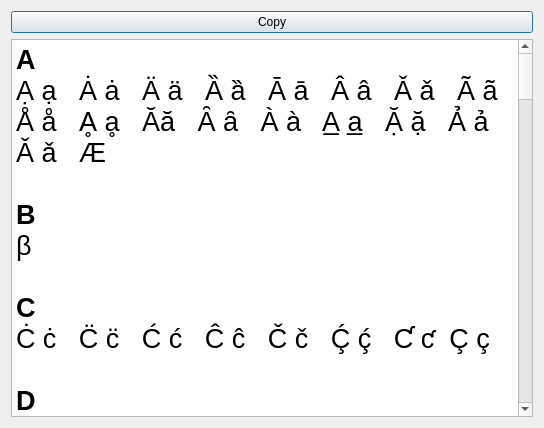
<?xml version="1.0" encoding="UTF-8"?>
<ui version="4.0">
 <class>DiacriticsView</class>
 <widget class="QDialog" name="DiacriticsView">
  <property name="geometry">
   <rect>
    <x>0</x>
    <y>0</y>
    <width>544</width>
    <height>428</height>
   </rect>
  </property>
  <property name="windowTitle">
   <string>Dialog</string>
  </property>
  <layout class="QVBoxLayout" name="verticalLayout">
   <item>
    <widget class="QPushButton" name="copyButton">
     <property name="text">
      <string>Copy</string>
     </property>
    </widget>
   </item>
   <item>
    <widget class="QTextEdit" name="textEdit">
     <property name="font">
      <font>
       <pointsize>20</pointsize>
      </font>
     </property>
     <property name="html">
      <string>&lt;!DOCTYPE HTML PUBLIC &quot;-//W3C//DTD HTML 4.0//EN&quot; &quot;http://www.w3.org/TR/REC-html40/strict.dtd&quot;&gt;
&lt;html&gt;&lt;head&gt;&lt;meta name=&quot;qrichtext&quot; content=&quot;1&quot; /&gt;&lt;style type=&quot;text/css&quot;&gt;
p, li { white-space: pre-wrap; }
&lt;/style&gt;&lt;/head&gt;&lt;body style=&quot; font-family:'Ubuntu'; font-size:20pt; font-weight:400; font-style:normal;&quot;&gt;
&lt;p style=&quot; margin-top:0px; margin-bottom:0px; margin-left:0px; margin-right:0px; -qt-block-indent:0; text-indent:0px;&quot;&gt;&lt;span style=&quot; font-family:'Ubuntu'; font-weight:600;&quot;&gt;A&lt;/span&gt;&lt;/p&gt;
&lt;p style=&quot; margin-top:0px; margin-bottom:0px; margin-left:0px; margin-right:0px; -qt-block-indent:0; text-indent:0px;&quot;&gt;&lt;span style=&quot; font-family:'Ubuntu';&quot;&gt;Ạ ạ   Ȧ ȧ   Ä ä   Ȁ ȁ   Ā ā   Â â   Ǎ ǎ   Ã ã    &lt;/span&gt;&lt;/p&gt;
&lt;p style=&quot; margin-top:0px; margin-bottom:0px; margin-left:0px; margin-right:0px; -qt-block-indent:0; text-indent:0px;&quot;&gt;&lt;span style=&quot; font-family:'Ubuntu';&quot;&gt;Å å   Ḁ ḁ   Ăă   Ȃ ȃ   À à   A̲ a̲   Ặ ặ   Ả ả   &lt;/span&gt;&lt;/p&gt;
&lt;p style=&quot; margin-top:0px; margin-bottom:0px; margin-left:0px; margin-right:0px; -qt-block-indent:0; text-indent:0px;&quot;&gt;&lt;span style=&quot; font-family:'Ubuntu';&quot;&gt;Ǎ ǎ   Æ&lt;/span&gt;&lt;/p&gt;
&lt;p style=&quot;-qt-paragraph-type:empty; margin-top:0px; margin-bottom:0px; margin-left:0px; margin-right:0px; -qt-block-indent:0; text-indent:0px; font-family:'Ubuntu';&quot;&gt;&lt;br /&gt;&lt;/p&gt;
&lt;p style=&quot; margin-top:0px; margin-bottom:0px; margin-left:0px; margin-right:0px; -qt-block-indent:0; text-indent:0px;&quot;&gt;&lt;span style=&quot; font-family:'Ubuntu'; font-weight:600;&quot;&gt;B&lt;/span&gt;&lt;/p&gt;
&lt;p style=&quot; margin-top:0px; margin-bottom:0px; margin-left:0px; margin-right:0px; -qt-block-indent:0; text-indent:0px;&quot;&gt;&lt;span style=&quot; font-family:'Ubuntu';&quot;&gt;β&lt;/span&gt;&lt;/p&gt;
&lt;p style=&quot;-qt-paragraph-type:empty; margin-top:0px; margin-bottom:0px; margin-left:0px; margin-right:0px; -qt-block-indent:0; text-indent:0px; font-family:'Ubuntu';&quot;&gt;&lt;br /&gt;&lt;/p&gt;
&lt;p style=&quot; margin-top:0px; margin-bottom:0px; margin-left:0px; margin-right:0px; -qt-block-indent:0; text-indent:0px;&quot;&gt;&lt;span style=&quot; font-family:'Ubuntu'; font-weight:600;&quot;&gt;C&lt;/span&gt;&lt;/p&gt;
&lt;p style=&quot; margin-top:0px; margin-bottom:0px; margin-left:0px; margin-right:0px; -qt-block-indent:0; text-indent:0px;&quot;&gt;&lt;span style=&quot; font-family:'Ubuntu';&quot;&gt;Ċ ċ   C̈ c̈   Ć ć   Ĉ ĉ   Č č   Ḉ ḉ   Ƈ ƈ  Ç ç&lt;/span&gt;&lt;/p&gt;
&lt;p style=&quot;-qt-paragraph-type:empty; margin-top:0px; margin-bottom:0px; margin-left:0px; margin-right:0px; -qt-block-indent:0; text-indent:0px; font-family:'Ubuntu';&quot;&gt;&lt;br /&gt;&lt;/p&gt;
&lt;p style=&quot; margin-top:0px; margin-bottom:0px; margin-left:0px; margin-right:0px; -qt-block-indent:0; text-indent:0px;&quot;&gt;&lt;span style=&quot; font-family:'Ubuntu'; font-weight:600;&quot;&gt;D&lt;/span&gt;&lt;/p&gt;
&lt;p style=&quot; margin-top:0px; margin-bottom:0px; margin-left:0px; margin-right:0px; -qt-block-indent:0; text-indent:0px;&quot;&gt;&lt;span style=&quot; font-family:'Ubuntu';&quot;&gt;Ḋ ḋ   Ḍ ḍ   Ḏ ḏ   Ď ď   Ḑ ḑ    Ḓ ḓ   Ɗ ɗ   Ð đ&lt;/span&gt;&lt;/p&gt;
&lt;p style=&quot;-qt-paragraph-type:empty; margin-top:0px; margin-bottom:0px; margin-left:0px; margin-right:0px; -qt-block-indent:0; text-indent:0px; font-family:'Ubuntu';&quot;&gt;&lt;br /&gt;&lt;/p&gt;
&lt;p style=&quot; margin-top:0px; margin-bottom:0px; margin-left:0px; margin-right:0px; -qt-block-indent:0; text-indent:0px;&quot;&gt;&lt;span style=&quot; font-family:'Ubuntu'; font-weight:600;&quot;&gt;E&lt;/span&gt;&lt;/p&gt;
&lt;p style=&quot; margin-top:0px; margin-bottom:0px; margin-left:0px; margin-right:0px; -qt-block-indent:0; text-indent:0px;&quot;&gt;&lt;span style=&quot; font-family:'Ubuntu';&quot;&gt;Ė ė   Ë ë   É é   È è   Ê ê   Ě ě   Ẽ ẽ   Ĕ ĕ   &lt;/span&gt;&lt;/p&gt;
&lt;p style=&quot; margin-top:0px; margin-bottom:0px; margin-left:0px; margin-right:0px; -qt-block-indent:0; text-indent:0px;&quot;&gt;&lt;span style=&quot; font-family:'Ubuntu';&quot;&gt;Ế ế   Ē ē   Ẻ ẻ   Ȅ ȅ   Ẹ ẹ   Ệ ệ   Ḙ ḙ   Ḛ ḛ      &lt;/span&gt;&lt;/p&gt;
&lt;p style=&quot; margin-top:0px; margin-bottom:0px; margin-left:0px; margin-right:0px; -qt-block-indent:0; text-indent:0px;&quot;&gt;&lt;span style=&quot; font-family:'Ubuntu';&quot;&gt;E̋ e̋&lt;/span&gt;&lt;/p&gt;
&lt;p style=&quot;-qt-paragraph-type:empty; margin-top:0px; margin-bottom:0px; margin-left:0px; margin-right:0px; -qt-block-indent:0; text-indent:0px; font-family:'Ubuntu';&quot;&gt;&lt;br /&gt;&lt;/p&gt;
&lt;p style=&quot; margin-top:0px; margin-bottom:0px; margin-left:0px; margin-right:0px; -qt-block-indent:0; text-indent:0px;&quot;&gt;&lt;span style=&quot; font-family:'Ubuntu'; font-weight:600;&quot;&gt;F&lt;/span&gt;&lt;/p&gt;
&lt;p style=&quot; margin-top:0px; margin-bottom:0px; margin-left:0px; margin-right:0px; -qt-block-indent:0; text-indent:0px;&quot;&gt;&lt;span style=&quot; font-family:'Ubuntu';&quot;&gt;Ḟ ḟ   Ƒ ƒ&lt;/span&gt;&lt;/p&gt;
&lt;p style=&quot;-qt-paragraph-type:empty; margin-top:0px; margin-bottom:0px; margin-left:0px; margin-right:0px; -qt-block-indent:0; text-indent:0px; font-family:'Ubuntu';&quot;&gt;&lt;br /&gt;&lt;/p&gt;
&lt;p style=&quot; margin-top:0px; margin-bottom:0px; margin-left:0px; margin-right:0px; -qt-block-indent:0; text-indent:0px;&quot;&gt;&lt;span style=&quot; font-family:'Ubuntu'; font-weight:600;&quot;&gt;G&lt;/span&gt;&lt;/p&gt;
&lt;p style=&quot; margin-top:0px; margin-bottom:0px; margin-left:0px; margin-right:0px; -qt-block-indent:0; text-indent:0px;&quot;&gt;&lt;span style=&quot; font-family:'Ubuntu';&quot;&gt;Ġ ġ   Ḡ ḡ   Ǵ ǵ   Ĝ ĝ   Ǧ ǧ   Ğ ğ   Ǥ ǥ   Ģ ģ   Ɠ ɠ&lt;/span&gt;&lt;/p&gt;
&lt;p style=&quot;-qt-paragraph-type:empty; margin-top:0px; margin-bottom:0px; margin-left:0px; margin-right:0px; -qt-block-indent:0; text-indent:0px; font-family:'Ubuntu';&quot;&gt;&lt;br /&gt;&lt;/p&gt;
&lt;p style=&quot; margin-top:0px; margin-bottom:0px; margin-left:0px; margin-right:0px; -qt-block-indent:0; text-indent:0px;&quot;&gt;&lt;span style=&quot; font-family:'Ubuntu'; font-weight:600;&quot;&gt;H&lt;/span&gt;&lt;/p&gt;
&lt;p style=&quot; margin-top:0px; margin-bottom:0px; margin-left:0px; margin-right:0px; -qt-block-indent:0; text-indent:0px;&quot;&gt;&lt;span style=&quot; font-family:'Ubuntu';&quot;&gt;Ḣ ḣ   Ḧ ḧ   Ĥ ĥ   Ȟ ȟ   Ħ ħ   Ḩ ḩ    Ⱨ ⱨ   ẖ ẖ   &lt;/span&gt;&lt;/p&gt;
&lt;p style=&quot; margin-top:0px; margin-bottom:0px; margin-left:0px; margin-right:0px; -qt-block-indent:0; text-indent:0px;&quot;&gt;&lt;span style=&quot; font-family:'Ubuntu';&quot;&gt;Ḥ ḥ   Ḫ ḫ&lt;/span&gt;&lt;/p&gt;
&lt;p style=&quot;-qt-paragraph-type:empty; margin-top:0px; margin-bottom:0px; margin-left:0px; margin-right:0px; -qt-block-indent:0; text-indent:0px; font-family:'Ubuntu';&quot;&gt;&lt;br /&gt;&lt;/p&gt;
&lt;p style=&quot; margin-top:0px; margin-bottom:0px; margin-left:0px; margin-right:0px; -qt-block-indent:0; text-indent:0px;&quot;&gt;&lt;span style=&quot; font-family:'Ubuntu'; font-weight:600;&quot;&gt;I&lt;/span&gt;&lt;/p&gt;
&lt;p style=&quot; margin-top:0px; margin-bottom:0px; margin-left:0px; margin-right:0px; -qt-block-indent:0; text-indent:0px;&quot;&gt;&lt;span style=&quot; font-family:'Ubuntu';&quot;&gt;Í í   Ì ì    i̇́      i̇̀     i̇̃   Ï ï   Î î   Ĩ ĩ   &lt;/span&gt;&lt;/p&gt;
&lt;p style=&quot; margin-top:0px; margin-bottom:0px; margin-left:0px; margin-right:0px; -qt-block-indent:0; text-indent:0px;&quot;&gt;&lt;span style=&quot; font-family:'Ubuntu';&quot;&gt;Ĭ ĭ   Ǐ ǐ   Ī ī   Ỉ ỉ   Ȉ ȉ   I̋ i̋   Ȋ ȋ   Ị ị   &lt;/span&gt;&lt;/p&gt;
&lt;p style=&quot; margin-top:0px; margin-bottom:0px; margin-left:0px; margin-right:0px; -qt-block-indent:0; text-indent:0px;&quot;&gt;&lt;span style=&quot; font-family:'Ubuntu';&quot;&gt;ᶖ   İ i&lt;/span&gt;&lt;/p&gt;
&lt;p style=&quot;-qt-paragraph-type:empty; margin-top:0px; margin-bottom:0px; margin-left:0px; margin-right:0px; -qt-block-indent:0; text-indent:0px; font-family:'Ubuntu';&quot;&gt;&lt;br /&gt;&lt;/p&gt;
&lt;p style=&quot; margin-top:0px; margin-bottom:0px; margin-left:0px; margin-right:0px; -qt-block-indent:0; text-indent:0px;&quot;&gt;&lt;span style=&quot; font-family:'Ubuntu'; font-weight:600;&quot;&gt;J&lt;/span&gt;&lt;/p&gt;
&lt;p style=&quot; margin-top:0px; margin-bottom:0px; margin-left:0px; margin-right:0px; -qt-block-indent:0; text-indent:0px;&quot;&gt;&lt;span style=&quot; font-family:'Ubuntu';&quot;&gt;Ĵ ĵ    ǰ    Ɉ ɉ    J̃ j̇̃&lt;/span&gt;&lt;/p&gt;
&lt;p style=&quot;-qt-paragraph-type:empty; margin-top:0px; margin-bottom:0px; margin-left:0px; margin-right:0px; -qt-block-indent:0; text-indent:0px; font-family:'Ubuntu';&quot;&gt;&lt;br /&gt;&lt;/p&gt;
&lt;p style=&quot; margin-top:0px; margin-bottom:0px; margin-left:0px; margin-right:0px; -qt-block-indent:0; text-indent:0px;&quot;&gt;&lt;span style=&quot; font-family:'Ubuntu'; font-weight:600;&quot;&gt;K&lt;/span&gt;&lt;/p&gt;
&lt;p style=&quot; margin-top:0px; margin-bottom:0px; margin-left:0px; margin-right:0px; -qt-block-indent:0; text-indent:0px;&quot;&gt;&lt;span style=&quot; font-family:'Ubuntu';&quot;&gt;Ḱ ḱ   Ǩ ǩ   Ḳ ḳ   Ƙ ƙ   Ḵ ḵ   Ķ ķ   ᶄ   Ⱪ ⱪ&lt;/span&gt;&lt;/p&gt;
&lt;p style=&quot;-qt-paragraph-type:empty; margin-top:0px; margin-bottom:0px; margin-left:0px; margin-right:0px; -qt-block-indent:0; text-indent:0px; font-family:'Ubuntu';&quot;&gt;&lt;br /&gt;&lt;/p&gt;
&lt;p style=&quot; margin-top:0px; margin-bottom:0px; margin-left:0px; margin-right:0px; -qt-block-indent:0; text-indent:0px;&quot;&gt;&lt;span style=&quot; font-family:'Ubuntu'; font-weight:600;&quot;&gt;L&lt;/span&gt;&lt;/p&gt;
&lt;p style=&quot; margin-top:0px; margin-bottom:0px; margin-left:0px; margin-right:0px; -qt-block-indent:0; text-indent:0px;&quot;&gt;&lt;span style=&quot; font-family:'Ubuntu';&quot;&gt;Ĺ ĺ   Ľ ľ   Ļ ļ   Ḷ ḷ   Ḹ ḹ   L̃ l̃   Ḽ ḽ   Ḻ ḻ &lt;/span&gt;&lt;/p&gt;
&lt;p style=&quot;-qt-paragraph-type:empty; margin-top:0px; margin-bottom:0px; margin-left:0px; margin-right:0px; -qt-block-indent:0; text-indent:0px; font-family:'Ubuntu';&quot;&gt;&lt;br /&gt;&lt;/p&gt;
&lt;p style=&quot; margin-top:0px; margin-bottom:0px; margin-left:0px; margin-right:0px; -qt-block-indent:0; text-indent:0px;&quot;&gt;&lt;span style=&quot; font-family:'Ubuntu'; font-weight:600;&quot;&gt;M&lt;/span&gt;&lt;/p&gt;
&lt;p style=&quot; margin-top:0px; margin-bottom:0px; margin-left:0px; margin-right:0px; -qt-block-indent:0; text-indent:0px;&quot;&gt;&lt;span style=&quot; font-family:'Ubuntu';&quot;&gt;Ṁ ṁ   Ṃ ṃ   Ḿ ḿ   M̋ m̋   M̃ m̃    ᵯ   ᶆ&lt;/span&gt;&lt;/p&gt;
&lt;p style=&quot;-qt-paragraph-type:empty; margin-top:0px; margin-bottom:0px; margin-left:0px; margin-right:0px; -qt-block-indent:0; text-indent:0px; font-family:'Ubuntu';&quot;&gt;&lt;br /&gt;&lt;/p&gt;
&lt;p style=&quot; margin-top:0px; margin-bottom:0px; margin-left:0px; margin-right:0px; -qt-block-indent:0; text-indent:0px;&quot;&gt;&lt;span style=&quot; font-family:'Ubuntu'; font-weight:600;&quot;&gt;N&lt;/span&gt;&lt;/p&gt;
&lt;p style=&quot; margin-top:0px; margin-bottom:0px; margin-left:0px; margin-right:0px; -qt-block-indent:0; text-indent:0px;&quot;&gt;&lt;span style=&quot; font-family:'Ubuntu';&quot;&gt;Ṅṅ   Ṇṇ Ńń   Ǹǹ   Ňň   Ññ   Ņņ    Ṋṋ   Ṉṉ   N̈n̈   Ɲɲ&lt;/span&gt;&lt;/p&gt;
&lt;p style=&quot;-qt-paragraph-type:empty; margin-top:0px; margin-bottom:0px; margin-left:0px; margin-right:0px; -qt-block-indent:0; text-indent:0px; font-family:'Ubuntu';&quot;&gt;&lt;br /&gt;&lt;/p&gt;
&lt;p style=&quot; margin-top:0px; margin-bottom:0px; margin-left:0px; margin-right:0px; -qt-block-indent:0; text-indent:0px;&quot;&gt;&lt;span style=&quot; font-family:'Ubuntu'; font-weight:600;&quot;&gt;O&lt;/span&gt;&lt;/p&gt;
&lt;p style=&quot; margin-top:0px; margin-bottom:0px; margin-left:0px; margin-right:0px; -qt-block-indent:0; text-indent:0px;&quot;&gt;&lt;span style=&quot; font-family:'Ubuntu';&quot;&gt;Ó ó   Ò ò   Ȯ ȯ   Ö ö   O͘ o͘   Ô ô   Ǒ ǒ   Ŏ ŏ   &lt;/span&gt;&lt;/p&gt;
&lt;p style=&quot; margin-top:0px; margin-bottom:0px; margin-left:0px; margin-right:0px; -qt-block-indent:0; text-indent:0px;&quot;&gt;&lt;span style=&quot; font-family:'Ubuntu';&quot;&gt;Ō ō   Ő ő   Õ õ   Ǫ ǫ   Ỏ ỏ   Ȍ ȍ   Ȏ ȏ  Ọ ọ&lt;/span&gt;&lt;/p&gt;
&lt;p style=&quot;-qt-paragraph-type:empty; margin-top:0px; margin-bottom:0px; margin-left:0px; margin-right:0px; -qt-block-indent:0; text-indent:0px; font-family:'Ubuntu';&quot;&gt;&lt;br /&gt;&lt;/p&gt;
&lt;p style=&quot; margin-top:0px; margin-bottom:0px; margin-left:0px; margin-right:0px; -qt-block-indent:0; text-indent:0px;&quot;&gt;&lt;span style=&quot; font-family:'Ubuntu'; font-weight:600;&quot;&gt;P&lt;/span&gt;&lt;/p&gt;
&lt;p style=&quot; margin-top:0px; margin-bottom:0px; margin-left:0px; margin-right:0px; -qt-block-indent:0; text-indent:0px;&quot;&gt;&lt;span style=&quot; font-family:'Ubuntu';&quot;&gt;Ṕ ṕ   Ṗ ṗ   Ᵽ ᵽ   Ƥ ƥ   P̃ p̃   ᵱ   ᶈ&lt;/span&gt;&lt;/p&gt;
&lt;p style=&quot;-qt-paragraph-type:empty; margin-top:0px; margin-bottom:0px; margin-left:0px; margin-right:0px; -qt-block-indent:0; text-indent:0px; font-family:'Ubuntu';&quot;&gt;&lt;br /&gt;&lt;/p&gt;
&lt;p style=&quot; margin-top:0px; margin-bottom:0px; margin-left:0px; margin-right:0px; -qt-block-indent:0; text-indent:0px;&quot;&gt;&lt;span style=&quot; font-family:'Ubuntu'; font-weight:600;&quot;&gt;Q&lt;/span&gt;&lt;/p&gt;
&lt;p style=&quot; margin-top:0px; margin-bottom:0px; margin-left:0px; margin-right:0px; -qt-block-indent:0; text-indent:0px;&quot;&gt;&lt;span style=&quot; font-family:'Ubuntu';&quot;&gt;ʠ   Ɋ   ɋ   q̃&lt;/span&gt;&lt;/p&gt;
&lt;p style=&quot;-qt-paragraph-type:empty; margin-top:0px; margin-bottom:0px; margin-left:0px; margin-right:0px; -qt-block-indent:0; text-indent:0px; font-family:'Ubuntu';&quot;&gt;&lt;br /&gt;&lt;/p&gt;
&lt;p style=&quot; margin-top:0px; margin-bottom:0px; margin-left:0px; margin-right:0px; -qt-block-indent:0; text-indent:0px;&quot;&gt;&lt;span style=&quot; font-family:'Ubuntu'; font-weight:600;&quot;&gt;R&lt;/span&gt;&lt;/p&gt;
&lt;p style=&quot; margin-top:0px; margin-bottom:0px; margin-left:0px; margin-right:0px; -qt-block-indent:0; text-indent:0px;&quot;&gt;&lt;span style=&quot; font-family:'Ubuntu';&quot;&gt;Ŕ ŕ   Ɍ ɍ   Ř ř   Ŗ ŗ   Ṙ ṙ   Ȑ ȑ   Ȓ ȓ   Ṛ ṛ   &lt;/span&gt;&lt;/p&gt;
&lt;p style=&quot; margin-top:0px; margin-bottom:0px; margin-left:0px; margin-right:0px; -qt-block-indent:0; text-indent:0px;&quot;&gt;&lt;span style=&quot; font-family:'Ubuntu';&quot;&gt;Ṝ ṝ   Ṟ ṟ   Ɽ ɽ   R̃ r̃   ᶉ&lt;/span&gt;&lt;/p&gt;
&lt;p style=&quot;-qt-paragraph-type:empty; margin-top:0px; margin-bottom:0px; margin-left:0px; margin-right:0px; -qt-block-indent:0; text-indent:0px; font-family:'Ubuntu';&quot;&gt;&lt;br /&gt;&lt;/p&gt;
&lt;p style=&quot; margin-top:0px; margin-bottom:0px; margin-left:0px; margin-right:0px; -qt-block-indent:0; text-indent:0px;&quot;&gt;&lt;span style=&quot; font-family:'Ubuntu'; font-weight:600;&quot;&gt;S&lt;/span&gt;&lt;/p&gt;
&lt;p style=&quot; margin-top:0px; margin-bottom:0px; margin-left:0px; margin-right:0px; -qt-block-indent:0; text-indent:0px;&quot;&gt;&lt;span style=&quot; font-family:'Ubuntu';&quot;&gt;Ś ś   Ṡ ṡ   Ṣ ṣ   Ṩ ṩ   S̈ s̈   ȿ&lt;/span&gt;&lt;/p&gt;
&lt;p style=&quot;-qt-paragraph-type:empty; margin-top:0px; margin-bottom:0px; margin-left:0px; margin-right:0px; -qt-block-indent:0; text-indent:0px; font-family:'Ubuntu';&quot;&gt;&lt;br /&gt;&lt;/p&gt;
&lt;p style=&quot; margin-top:0px; margin-bottom:0px; margin-left:0px; margin-right:0px; -qt-block-indent:0; text-indent:0px;&quot;&gt;&lt;span style=&quot; font-family:'Ubuntu'; font-weight:600;&quot;&gt;T&lt;/span&gt;&lt;/p&gt;
&lt;p style=&quot; margin-top:0px; margin-bottom:0px; margin-left:0px; margin-right:0px; -qt-block-indent:0; text-indent:0px;&quot;&gt;&lt;span style=&quot; font-family:'Ubuntu';&quot;&gt;Ť ť   Ṫ ṫ   Ţ ţ   Ṭ ṭ   Ț ț   Ṱ ṱ   Ṯ ṯ   T̈ ẗ&lt;/span&gt;&lt;/p&gt;
&lt;p style=&quot;-qt-paragraph-type:empty; margin-top:0px; margin-bottom:0px; margin-left:0px; margin-right:0px; -qt-block-indent:0; text-indent:0px; font-family:'Ubuntu';&quot;&gt;&lt;br /&gt;&lt;/p&gt;
&lt;p style=&quot; margin-top:0px; margin-bottom:0px; margin-left:0px; margin-right:0px; -qt-block-indent:0; text-indent:0px;&quot;&gt;&lt;span style=&quot; font-family:'Ubuntu'; font-weight:600;&quot;&gt;U&lt;/span&gt;&lt;/p&gt;
&lt;p style=&quot; margin-top:0px; margin-bottom:0px; margin-left:0px; margin-right:0px; -qt-block-indent:0; text-indent:0px;&quot;&gt;&lt;span style=&quot; font-family:'Ubuntu';&quot;&gt;Ú ú   Ù ù   Ũ ũ   Ụ ụ   Ü ü   Ṳ ṳ   Ū ū   Û û   &lt;/span&gt;&lt;/p&gt;
&lt;p style=&quot; margin-top:0px; margin-bottom:0px; margin-left:0px; margin-right:0px; -qt-block-indent:0; text-indent:0px;&quot;&gt;&lt;span style=&quot; font-family:'Ubuntu';&quot;&gt;Ṷ ṷ   Ǔ ǔ   Ű ű   Ŭ ŭ   Ȗ ȗ   Ů ů   Ȕ ȕ&lt;/span&gt;&lt;/p&gt;
&lt;p style=&quot;-qt-paragraph-type:empty; margin-top:0px; margin-bottom:0px; margin-left:0px; margin-right:0px; -qt-block-indent:0; text-indent:0px; font-family:'Ubuntu';&quot;&gt;&lt;br /&gt;&lt;/p&gt;
&lt;p style=&quot; margin-top:0px; margin-bottom:0px; margin-left:0px; margin-right:0px; -qt-block-indent:0; text-indent:0px;&quot;&gt;&lt;span style=&quot; font-family:'Ubuntu'; font-weight:600;&quot;&gt;V&lt;/span&gt;&lt;/p&gt;
&lt;p style=&quot; margin-top:0px; margin-bottom:0px; margin-left:0px; margin-right:0px; -qt-block-indent:0; text-indent:0px;&quot;&gt;&lt;span style=&quot; font-family:'Ubuntu';&quot;&gt;Ṽ ṽ   Ṿ ṿ   Ʋ ʋ   ᶌ&lt;/span&gt;&lt;/p&gt;
&lt;p style=&quot;-qt-paragraph-type:empty; margin-top:0px; margin-bottom:0px; margin-left:0px; margin-right:0px; -qt-block-indent:0; text-indent:0px; font-family:'Ubuntu';&quot;&gt;&lt;br /&gt;&lt;/p&gt;
&lt;p style=&quot; margin-top:0px; margin-bottom:0px; margin-left:0px; margin-right:0px; -qt-block-indent:0; text-indent:0px;&quot;&gt;&lt;span style=&quot; font-family:'Ubuntu'; font-weight:600;&quot;&gt;W&lt;/span&gt;&lt;/p&gt;
&lt;p style=&quot; margin-top:0px; margin-bottom:0px; margin-left:0px; margin-right:0px; -qt-block-indent:0; text-indent:0px;&quot;&gt;&lt;span style=&quot; font-family:'Ubuntu';&quot;&gt;Ẃ ẃ   Ẁ ẁ   Ŵ ŵ   Ẅ ẅ   Ẇ ẇ   Ẉ ẉ   ẘ&lt;/span&gt;&lt;/p&gt;
&lt;p style=&quot;-qt-paragraph-type:empty; margin-top:0px; margin-bottom:0px; margin-left:0px; margin-right:0px; -qt-block-indent:0; text-indent:0px; font-family:'Ubuntu';&quot;&gt;&lt;br /&gt;&lt;/p&gt;
&lt;p style=&quot; margin-top:0px; margin-bottom:0px; margin-left:0px; margin-right:0px; -qt-block-indent:0; text-indent:0px;&quot;&gt;&lt;span style=&quot; font-family:'Ubuntu'; font-weight:600;&quot;&gt;X&lt;/span&gt;&lt;/p&gt;
&lt;p style=&quot; margin-top:0px; margin-bottom:0px; margin-left:0px; margin-right:0px; -qt-block-indent:0; text-indent:0px;&quot;&gt;&lt;span style=&quot; font-family:'Ubuntu';&quot;&gt;Ẍ ẍ   Ẋ ẋ   ᶍ&lt;/span&gt;&lt;/p&gt;
&lt;p style=&quot;-qt-paragraph-type:empty; margin-top:0px; margin-bottom:0px; margin-left:0px; margin-right:0px; -qt-block-indent:0; text-indent:0px; font-family:'Ubuntu';&quot;&gt;&lt;br /&gt;&lt;/p&gt;
&lt;p style=&quot; margin-top:0px; margin-bottom:0px; margin-left:0px; margin-right:0px; -qt-block-indent:0; text-indent:0px;&quot;&gt;&lt;span style=&quot; font-family:'Ubuntu'; font-weight:600;&quot;&gt;Y&lt;/span&gt;&lt;/p&gt;
&lt;p style=&quot; margin-top:0px; margin-bottom:0px; margin-left:0px; margin-right:0px; -qt-block-indent:0; text-indent:0px;&quot;&gt;&lt;span style=&quot; font-family:'Ubuntu';&quot;&gt;Ý ý   Ỳ ỳ   Ŷ ŷ   Ÿ ÿ   Ỹ ỹ   Ẏ ẏ   Ỵ ỵ   Ỷ ỷ   &lt;/span&gt;&lt;/p&gt;
&lt;p style=&quot; margin-top:0px; margin-bottom:0px; margin-left:0px; margin-right:0px; -qt-block-indent:0; text-indent:0px;&quot;&gt;&lt;span style=&quot; font-family:'Ubuntu';&quot;&gt;Ȳ ȳ&lt;/span&gt;&lt;/p&gt;
&lt;p style=&quot;-qt-paragraph-type:empty; margin-top:0px; margin-bottom:0px; margin-left:0px; margin-right:0px; -qt-block-indent:0; text-indent:0px; font-family:'Ubuntu';&quot;&gt;&lt;br /&gt;&lt;/p&gt;
&lt;p style=&quot; margin-top:0px; margin-bottom:0px; margin-left:0px; margin-right:0px; -qt-block-indent:0; text-indent:0px;&quot;&gt;&lt;span style=&quot; font-family:'Ubuntu'; font-weight:600;&quot;&gt;Z&lt;/span&gt;&lt;/p&gt;
&lt;p style=&quot; margin-top:0px; margin-bottom:0px; margin-left:0px; margin-right:0px; -qt-block-indent:0; text-indent:0px;&quot;&gt;&lt;span style=&quot; font-family:'Ubuntu';&quot;&gt;Ź ź   Ẑ ẑ   Ž ž   Ż ż   Ẓ ẓ   Ẕ ẕ   Ⱬ ⱬ&lt;/span&gt;&lt;/p&gt;&lt;/body&gt;&lt;/html&gt;</string>
     </property>
    </widget>
   </item>
  </layout>
 </widget>
 <resources/>
 <connections/>
</ui>
